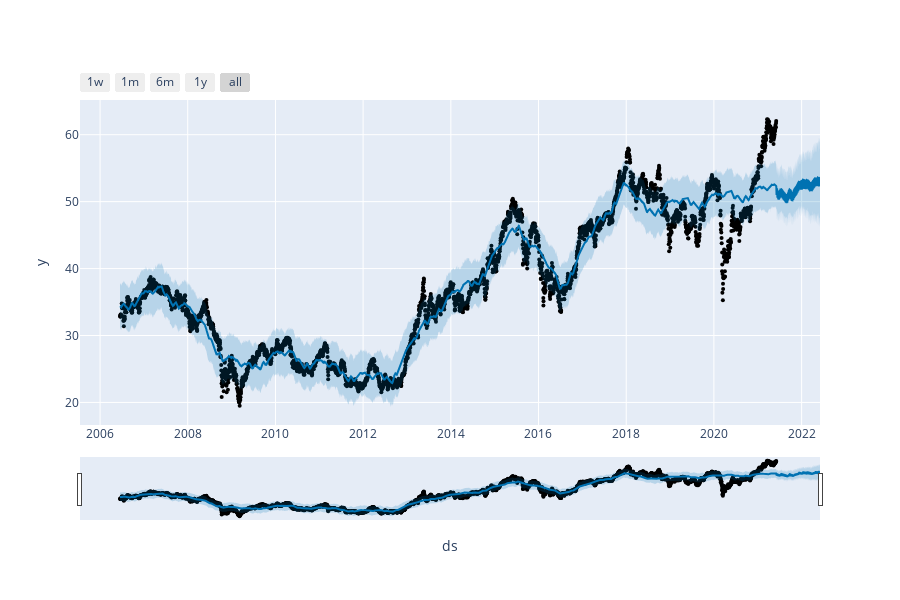

The notebook cell saved with this chart:
### Code cell
plot_plotly(m, forecast)

### Figure 1 — Plotly figure (JSON) as saved in the notebook; plotly's stock layout.template omitted (floating-point values rounded to 4 significant figures; data arrays with more than 128 entries replaced by an {"elided": "..."} marker saying what was removed)
{"data": [{"marker": {"color": "black", "size": 4}, "mode": "markers", "name": "Actual", "type": "scatter", "x": {"elided": "3767 str values"}, "y": {"elided": "3767 float values"}}, {"hoverinfo": "skip", "line": {"width": 0}, "mode": "lines", "type": "scatter", "x": {"elided": "4132 str values"}, "y": {"elided": "4132 float values"}}, {"fill": "tonexty", "fillcolor": "rgba(0, 114, 178, 0.2)", "line": {"color": "#0072B2", "width": 2}, "mode": "lines", "name": "Predicted", "type": "scatter", "x": {"elided": "4132 str values"}, "y": {"elided": "4132 float values"}}, {"fill": "tonexty", "fillcolor": "rgba(0, 114, 178, 0.2)", "hoverinfo": "skip", "line": {"width": 0}, "mode": "lines", "type": "scatter", "x": {"elided": "4132 str values"}, "y": {"elided": "4132 float values"}}], "layout": {"height": 600, "showlegend": false, "width": 900, "xaxis": {"rangeselector": {"buttons": [{"count": 7, "label": "1w", "step": "day", "stepmode": "backward"}, {"count": 1, "label": "1m", "step": "month", "stepmode": "backward"}, {"count": 6, "label": "6m", "step": "month", "stepmode": "backward"}, {"count": 1, "label": "1y", "step": "year", "stepmode": "backward"}, {"step": "all"}]}, "rangeslider": {"visible": true}, "title": {"text": "ds"}, "type": "date"}, "yaxis": {"title": {"text": "y"}}}}
